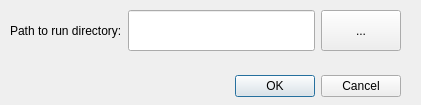
<ui version="4.0" >
 <class>dlgImportRun</class>
 <widget class="QDialog" name="dlgImportRun" >
  <property name="geometry" >
   <rect>
    <x>0</x>
    <y>0</y>
    <width>421</width>
    <height>105</height>
   </rect>
  </property>
  <property name="sizePolicy" >
   <sizepolicy vsizetype="Expanding" hsizetype="Expanding" >
    <horstretch>0</horstretch>
    <verstretch>0</verstretch>
   </sizepolicy>
  </property>
  <property name="windowTitle" >
   <string>Import run from disk</string>
  </property>
  <property name="toolTip" >
   <string/>
  </property>
  <widget class="QDialogButtonBox" name="buttonBox" >
   <property name="geometry" >
    <rect>
     <x>60</x>
     <y>70</y>
     <width>341</width>
     <height>32</height>
    </rect>
   </property>
   <property name="orientation" >
    <enum>Qt::Horizontal</enum>
   </property>
   <property name="standardButtons" >
    <set>QDialogButtonBox::Cancel|QDialogButtonBox::Ok</set>
   </property>
  </widget>
  <widget class="QWidget" name="" >
   <property name="geometry" >
    <rect>
     <x>10</x>
     <y>10</y>
     <width>391</width>
     <height>41</height>
    </rect>
   </property>
   <layout class="QHBoxLayout" name="horizontalLayout" >
    <item>
     <widget class="QLabel" name="lblOption1" >
      <property name="sizePolicy" >
       <sizepolicy vsizetype="Preferred" hsizetype="Preferred" >
        <horstretch>0</horstretch>
        <verstretch>0</verstretch>
       </sizepolicy>
      </property>
      <property name="text" >
       <string>Path to run directory:</string>
      </property>
     </widget>
    </item>
    <item>
     <widget class="QLineEdit" name="lePath" >
      <property name="sizePolicy" >
       <sizepolicy vsizetype="Preferred" hsizetype="Expanding" >
        <horstretch>0</horstretch>
        <verstretch>0</verstretch>
       </sizepolicy>
      </property>
      <property name="minimumSize" >
       <size>
        <width>100</width>
        <height>0</height>
       </size>
      </property>
     </widget>
    </item>
    <item>
     <widget class="QPushButton" name="pbn_set_run_directory" >
      <property name="sizePolicy" >
       <sizepolicy vsizetype="Preferred" hsizetype="Preferred" >
        <horstretch>0</horstretch>
        <verstretch>0</verstretch>
       </sizepolicy>
      </property>
      <property name="text" >
       <string>...</string>
      </property>
     </widget>
    </item>
   </layout>
  </widget>
 </widget>
 <resources/>
 <connections>
  <connection>
   <sender>buttonBox</sender>
   <signal>accepted()</signal>
   <receiver>dlgImportRun</receiver>
   <slot>accept()</slot>
   <hints>
    <hint type="sourcelabel" >
     <x>248</x>
     <y>254</y>
    </hint>
    <hint type="destinationlabel" >
     <x>157</x>
     <y>274</y>
    </hint>
   </hints>
  </connection>
  <connection>
   <sender>buttonBox</sender>
   <signal>rejected()</signal>
   <receiver>dlgImportRun</receiver>
   <slot>reject()</slot>
   <hints>
    <hint type="sourcelabel" >
     <x>316</x>
     <y>260</y>
    </hint>
    <hint type="destinationlabel" >
     <x>286</x>
     <y>274</y>
    </hint>
   </hints>
  </connection>
 </connections>
</ui>
